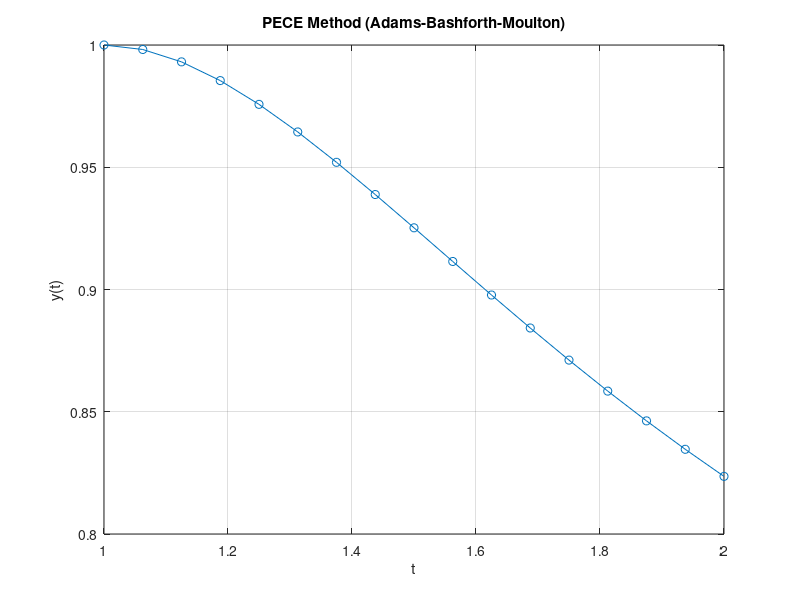

Reproduce this figure in MATLAB.
function PECE_adams_bashforth_moulton
    % Define parameters
    h = 1/16;
    t0 = 1;
    tf = 2;
    N = round((tf - t0)/h);
    t = t0:h:tf;
    y = zeros(1, N+1);
    y(1) = 1;  % Initial condition

    % Define RHS function
    f = @(t, y) 1/(y^2) - y*t;

    % Generate y(2), y(3), y(4) using RK4
    for i = 1:3
        k1 = f(t(i), y(i));
        k2 = f(t(i) + h/2, y(i) + h*k1/2);
        k3 = f(t(i) + h/2, y(i) + h*k2/2);
        k4 = f(t(i) + h, y(i) + h*k3);
        y(i+1) = y(i) + (h/6)*(k1 + 2*k2 + 2*k3 + k4);
    end

    % Apply PECE (Adams-Bashforth + Adams-Moulton)
    for i = 4:N
        % Get function values
        f_k   = f(t(i), y(i));
        f_k1  = f(t(i-1), y(i-1));
        f_k2  = f(t(i-2), y(i-2));
        f_k3  = f(t(i-3), y(i-3));

        % Predictor (Adams-Bashforth 4)
        y_pred = y(i) + h * (55*f_k - 59*f_k1 + 37*f_k2 - 9*f_k3)/24;

        % Evaluate f at predicted point
        f_kp1 = f(t(i+1), y_pred);

        % Corrector (Adams-Moulton 4)
        y(i+1) = y(i) + h * (9*f_kp1 + 19*f_k - 5*f_k1 + f_k2)/24;
    end

    % Final result
    fprintf("Approximate value of y(2) = %.8f\n", y(end));

    % Optional: plot
    plot(t, y, '-o');
    title('PECE Method (Adams-Bashforth-Moulton)');
    xlabel('t'); ylabel('y(t)');
    grid on;
end

PECE_adams_bashforth_moulton
